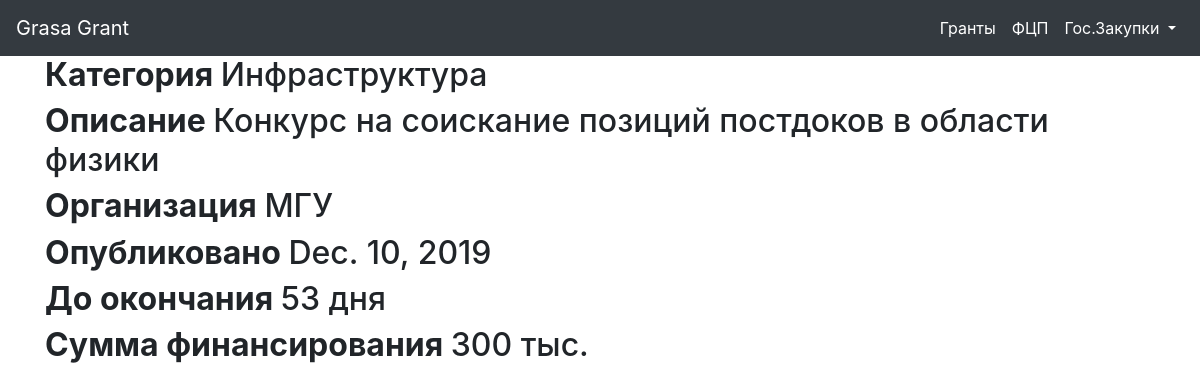
The page /grant/16/ on the database its author committed.
### main/models.py (models this page shows, shortened)
class Grant(models.Model):
    grant_name = models.ForeignKey(Type, on_delete=models.CASCADE, related_name="grants")
    time = models.DateField()
    label = models.CharField(max_length=100, null=True)
    text = models.TextField()
    link = models.CharField(max_length=300, null=True)
    org = models.CharField(max_length=300, null=True)
    days = models.CharField(max_length=30, null=True)
    rouble = models.CharField(max_length=30, null=True)
    fond = models.CharField(max_length=300, null=True)
    fond_link = models.CharField(max_length=300, null=True)

### main/views.py (the view)
# urls.py: path('grant/<int:pk>/', views.grant_detailed, name='grant_detailed'),
def grant_detailed(request, pk):
    try:
        grant = Grant.objects.get(id=pk)
    except Grant.DoesNotExist:
        raise Http404("Grant does not exist")
    return render(
        request,
        'grant.html',
        context = {'grant': grant},
    )

### main/templates/grant.html (shortened to what this page needs)
{% extends "layout.html" %}
{% block content %}
<section class="container">
  {% if grant.label %}
  <h2><strong>Категория </strong>{{ grant.label }}</h2>
  {% endif %}
  {% if grant.text %}
  <h2><strong>Описание </strong>{{ grant.text }}</h2>
  {% endif %}
  {% if grant.org %}
  <h2><strong>Организация </strong>{{ grant.org }}</h2>
  {% endif %}
  {% if grant.time %}
  <h2><strong>Опубликовано </strong>{{ grant.time }}</h2>
  {% endif %}
  {% if grant.days %}
  <h2><strong>До окончания </strong>{{ grant.days }}</h2>
  {% endif %}
  {% if grant.rouble %}
  <h2><strong>Сумма финансирования </strong>{{ grant.rouble }}</h2>
  {% endif %}
</section>
{% endblock %}

### main/static/css/styles.css (style rules this page uses)
body { margin: 0; padding: 0; }

### rows shown on the page
Grant: label "Инфраструктура", text "Конкурс на соискание позиций постдоков в области физики", org "МГУ", time "Dec. 10, 2019", days "53 дня", rouble "300 тыс."
